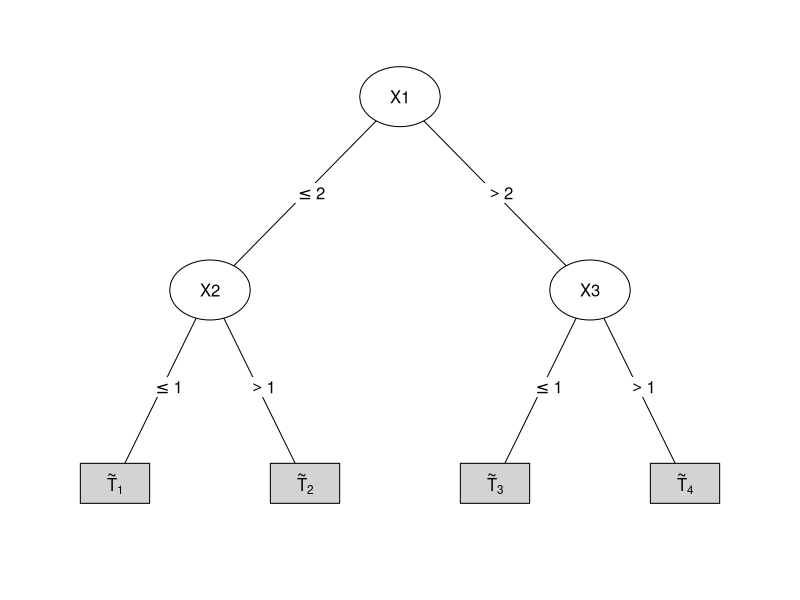
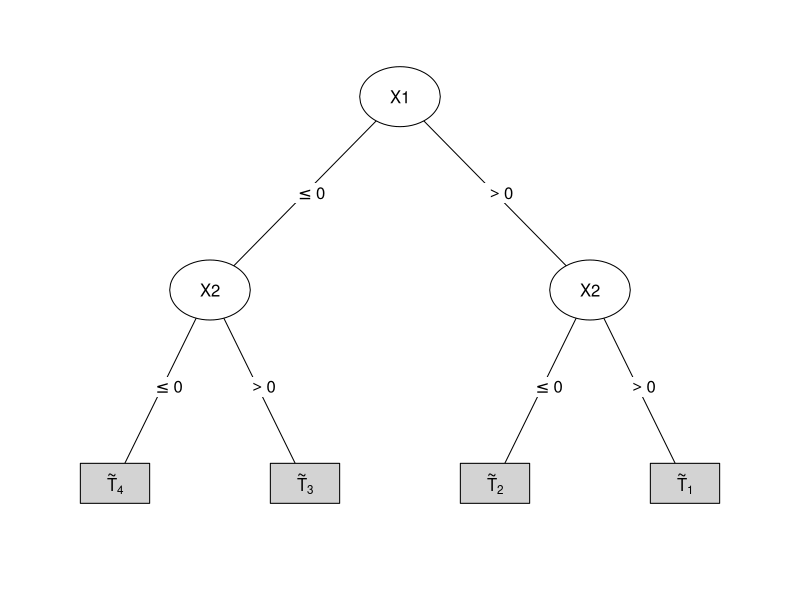
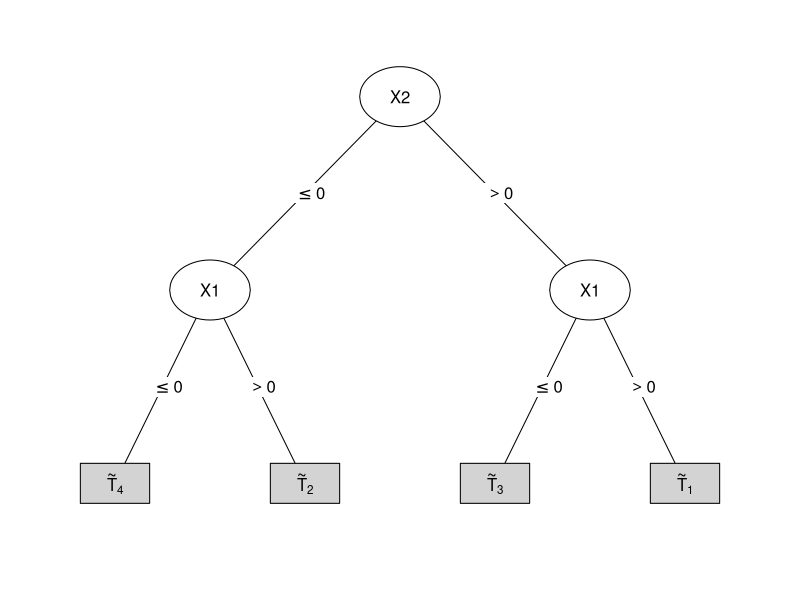
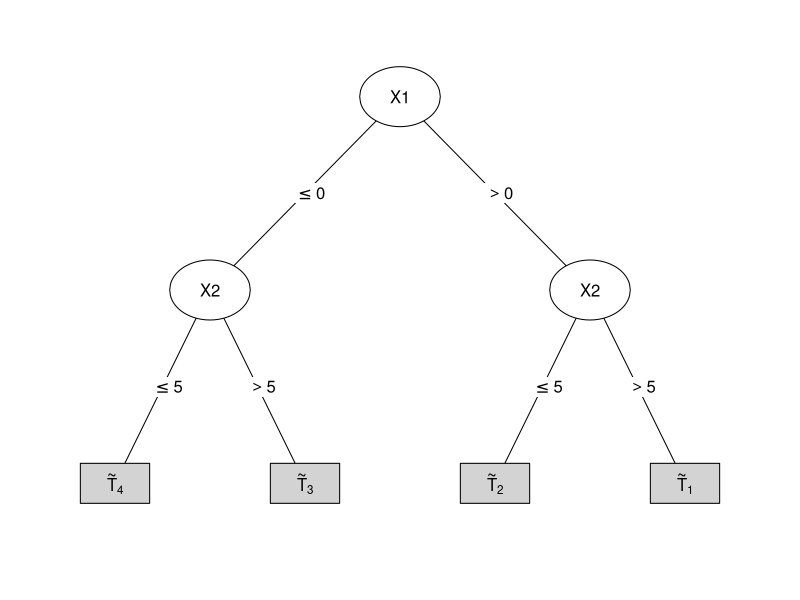
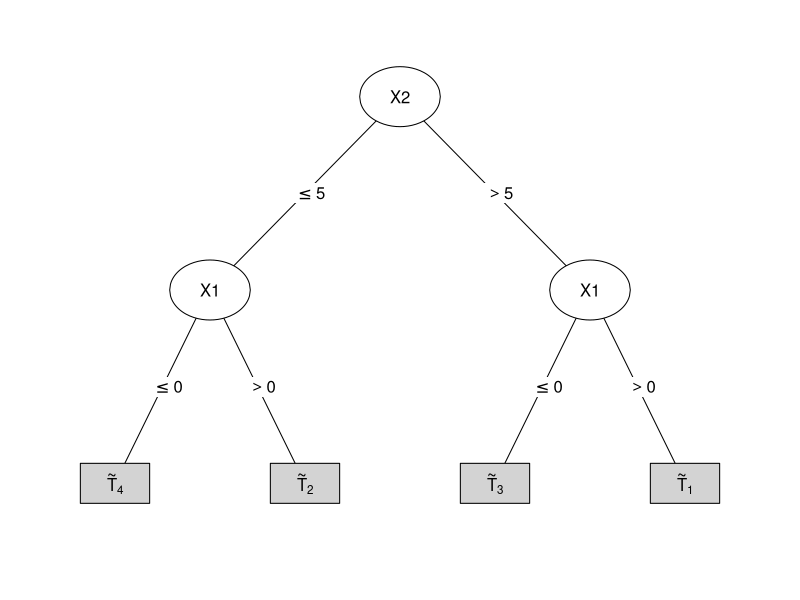

The R script that drew these images, in order:
#
# Figure 1 of supplemental material
#
## package
library("partykit")

## node/tree structure (without data)
## info has mathematical expression to be plotted
pn <- partynode(1L, split = partysplit(1L, breaks = 2), kids = list(
  partynode(2L, split = partysplit(2L, breaks = 1), kids = list(
    partynode(3L, info = expression(tilde(T)[1])),
    partynode(4L, info = expression(tilde(T)[2])))),
  partynode(5L, split = partysplit(3L, breaks = 1), kids = list(
    partynode(6L, info = expression(tilde(T)[3])),
    partynode(7L, info = expression(tilde(T)[4]))))))

## create party object: node/tree + data (empty here)
py <- party(node = pn,
  data = data.frame(X1 = numeric(0), X2 = numeric(0), X3 = numeric(0)))

pdf("c:/papers/trees/survival/biostatisticsrevision/tree_structure.pdf")

## tweaks: suppress IDs and show mathematical expressions directly
plot(py, ip_args = list(id = FALSE),
  tp_args = list(id = FALSE, FUN = identity, width = 7))

dev.off()

#
# Figure 21 of supplemental material
#


pdf("c:/papers/trees/survival/biostatisticsrevision/TV_tree_structure1.pdf")


pn1 <- partynode(1L, split = partysplit(1L, breaks = 0), kids = list(
  partynode(2L, split = partysplit(2L, breaks = 0), kids = list(
    partynode(3L, info = expression(tilde(T)[4])),
    partynode(4L, info = expression(tilde(T)[3])))),
  partynode(5L, split = partysplit(2L, breaks = 0), kids = list(
    partynode(6L, info = expression(tilde(T)[2])),
    partynode(7L, info = expression(tilde(T)[1]))))))

## create party object: node/tree + data (empty here)
py1 <- party(node = pn1,
  data = data.frame(X1 = numeric(0), X2 = numeric(0), X3 = numeric(0)))

plot(py1, ip_args = list(id = FALSE),
  tp_args = list(id = FALSE, FUN = identity, width = 7))

dev.off()

pdf("c:/papers/trees/survival/biostatisticsrevision/TV_tree_structure2.pdf")

pn2 <- partynode(1L, split = partysplit(2L, breaks = 0), kids = list(
  partynode(2L, split = partysplit(1L, breaks = 0), kids = list(
    partynode(3L, info = expression(tilde(T)[4])),
    partynode(4L, info = expression(tilde(T)[2])))),
  partynode(5L, split = partysplit(1L, breaks = 0), kids = list(
    partynode(6L, info = expression(tilde(T)[3])),
    partynode(7L, info = expression(tilde(T)[1]))))))

## create party object: node/tree + data (empty here)
py2 <- party(node = pn2,
  data = data.frame(X1 = numeric(0), X2 = numeric(0), X3 = numeric(0)))



plot(py2, ip_args = list(id = FALSE),
  tp_args = list(id = FALSE, FUN = identity, width = 7))

dev.off()

#
# Figure 22 of supplemental material
#


pdf("c:/papers/trees/survival/biostatisticsrevision/TV_tree_structure_ctn1.pdf")


pn3 <- partynode(1L, split = partysplit(1L, breaks = 0), kids = list(
  partynode(2L, split = partysplit(2L, breaks = 5), kids = list(
    partynode(3L, info = expression(tilde(T)[4])),
    partynode(4L, info = expression(tilde(T)[3])))),
  partynode(5L, split = partysplit(2L, breaks = 5), kids = list(
    partynode(6L, info = expression(tilde(T)[2])),
    partynode(7L, info = expression(tilde(T)[1]))))))

## create party object: node/tree + data (empty here)
py3 <- party(node = pn3,
  data = data.frame(X1 = numeric(0), X2 = numeric(0), X3 = numeric(0)))

plot(py3, ip_args = list(id = FALSE),
  tp_args = list(id = FALSE, FUN = identity, width = 7))

dev.off()

pdf("c:/papers/trees/survival/biostatisticsrevision/TV_tree_structure_ctn2.pdf")

pn4 <- partynode(1L, split = partysplit(2L, breaks = 5), kids = list(
  partynode(2L, split = partysplit(1L, breaks = 0), kids = list(
    partynode(3L, info = expression(tilde(T)[4])),
    partynode(4L, info = expression(tilde(T)[2])))),
  partynode(5L, split = partysplit(1L, breaks = 0), kids = list(
    partynode(6L, info = expression(tilde(T)[3])),
    partynode(7L, info = expression(tilde(T)[1]))))))

## create party object: node/tree + data (empty here)
py4 <- party(node = pn4,
  data = data.frame(X1 = numeric(0), X2 = numeric(0), X3 = numeric(0)))



plot(py4, ip_args = list(id = FALSE),
  tp_args = list(id = FALSE, FUN = identity, width = 7))

dev.off()
